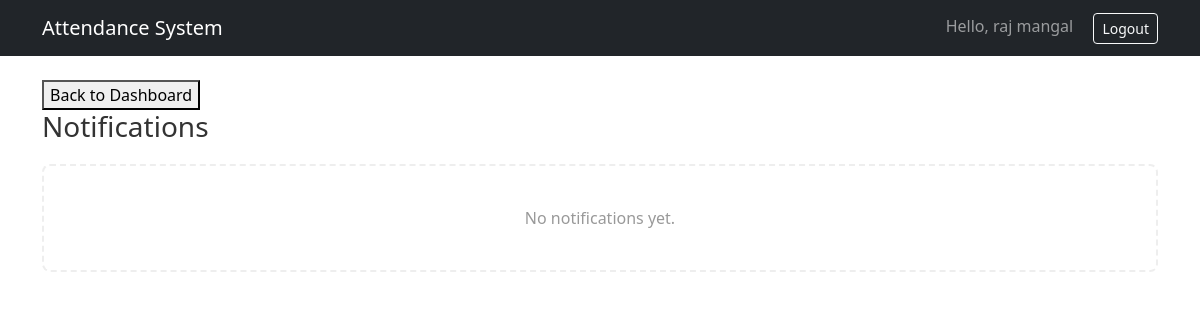
/accounts/notifications/ (signed in), run on an earlier commit of the app's database.
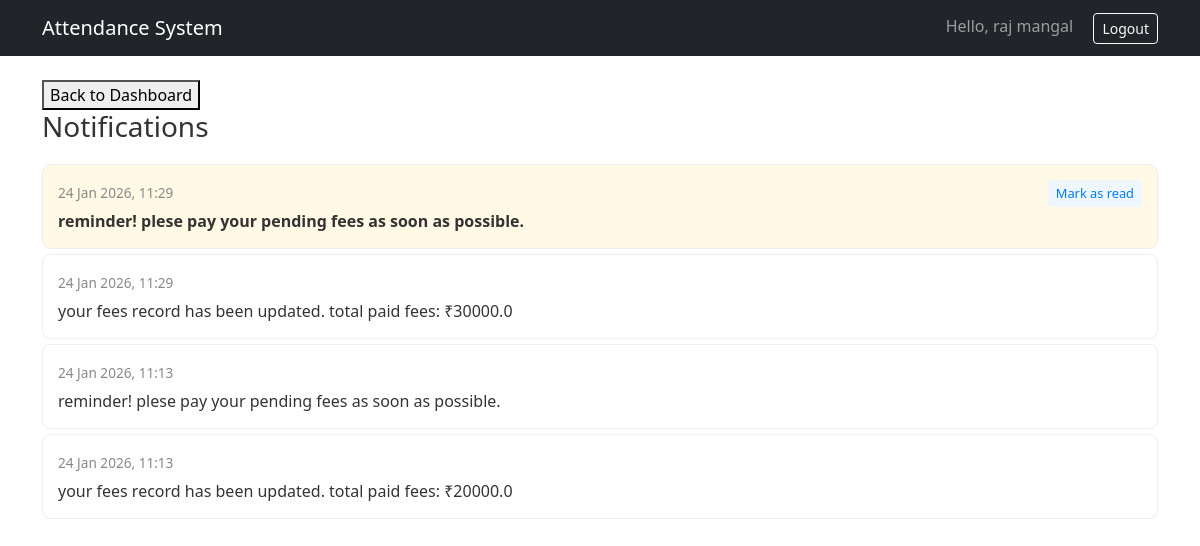
And on a later commit of the database.
### accounts/models.py (models this page shows, shortened)
class Notification(models.Model):
    recipient = models.ForeignKey(User, on_delete=models.CASCADE, related_name='notifications')
    message = models.TextField()
    notification_type = models.CharField(max_length=30,choices=[
        ('attendance','Attendance Update'),
        ('fees','Fees Update'),
        ('reminder','Fee Reminder'),
        ('profile','Profile Update'),
    ])
    is_read = models.BooleanField(default=False)
    created_at  =models.DateTimeField(auto_now_add=True)

### accounts/views.py (the view)
# urls.py: path('notifications/',views.notification_view,name='notification_view'),
@login_required
def notification_view(request):
    notifications = Notification.objects.filter(recipient=request.user).order_by('-created_at')
    unread_count = notifications.filter(is_read = False).count()
    return render(request,'student/notifications.html',{
        'notifications':notifications,
        'unread_count':unread_count
    })

### templates/student/notifications.html (shortened to what this page needs)
{% extends "base.html" %}
{% block content %}
<button><a href="{% url 'student_dashboard' %}">Back to Dashboard</a></button>
<h3>Notifications</h3>
<div style="margin-top: 20px;">
    {% if notifications %}
    <ul style="list-style: none; padding: 0;">
        {% for notification in notifications %}
        <li class="notification-item {% if not notification.is_read %}unread{% endif %}">
            <div style="display: flex; justify-content: space-between; align-items: flex-start;">
                <div>
                    <span style="font-size: 0.85em; color: #888;">{{ notification.created_at|date:"d M Y, H:i" }}</span>
                    <p class="notification-message {% if not notification.is_read %}unread-msg{% endif %}">
                        {{ notification.message }}
                    </p>
                </div>
                {% if not notification.is_read %}
                <a href="{% url 'mark_notification_as_read' notification.pk %}" class="read-btn">Mark as read</a>
                {% endif %}
            </div>
        </li>
        {% endfor %}
    </ul>
    {% else %}
    <div style="padding: 40px; text-align: center; color: #999; border: 2px dashed #eee; border-radius: 8px;">
        No notifications yet.
    </div>
    {% endif %}
</div>
{% endblock %}

### templates/base.html (shortened to what this page needs)
<!DOCTYPE html>
<html>
<head>
    <link href="https://cdn.jsdelivr.net/npm/bootstrap@5.3.2/dist/css/bootstrap.min.css" rel="stylesheet">
</head>
<body>
    <nav class="navbar navbar-expand-lg navbar-dark bg-dark mb-4">
        <div class="container">
            <a class="navbar-brand" href="/">Attendance System</a>
            <div>
                {% if user.is_authenticated %}
                {% if not user.is_superuser %}
                <span class="navbar-text me-3">Hello, {{ user.first_name }}</span>
                <a class="btn btn-outline-light btn-sm" href="{% url 'logout' %}">Logout</a>
                {% endif %}
                {% endif %}
            </div>
        </div>
    </nav>
    <div class="container">
        {% block content %}{% endblock %}
    </div>
</body>
</html>

### templates/student/notifications.html (style rules this page uses)
h3 { color: #333; margin-bottom: 20px; }
button a { text-decoration: none; color: inherit; }
.notification-item { margin-bottom: 5px; padding: 15px; border-radius: 8px; border: 1px solid #eee; background-color: #fff; position: relative; transition: all 0.3s ease; }
.notification-item.unread { background-color: #fff9e6; }
.notification-message { margin: 5px 0 0; color: #333; font-weight: normal; }
.notification-message.unread-msg { font-weight: bold; }
.read-btn { font-size: 0.8em; color: #007bff; text-decoration: none; background: #eef6ff; padding: 4px 8px; border-radius: 4px; white-space: nowrap; }

What changed in the data, as far as the page shows it:
added Notification: created_at "24 Jan 2026, 11:29", message "reminder! plese pay your pending fees as soon as possible.", is_read "Mark as read"
added Notification: created_at "24 Jan 2026, 11:29", message "your fees record has been updated. total paid fees: ₹30000.0"
added Notification: created_at "24 Jan 2026, 11:13", message "reminder! plese pay your pending fees as soon as possible."
added Notification: created_at "24 Jan 2026, 11:13", message "your fees record has been updated. total paid fees: ₹20000.0"
Also different on the page:
text no longer shown: "No notifications yet."
